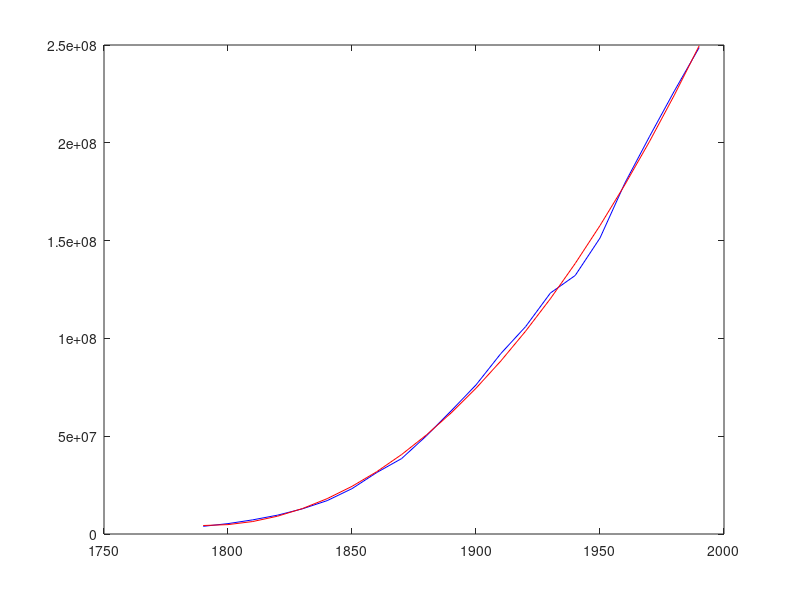

MATLAB code for this plot: (Note: this script raises an error after producing the figure.)
function e_7c()
    x = [1790:10:1990];
    y = load('population.txt')';
    [p S mu] = polyfit(x, y, 3);
    yp = polyval(p, x, S, mu);

    plot(x, y, 'Color', 'blue');
    hold on;
    plot(x, yp, 'Color', 'red');
    hold off;

    b = bondad(y, yp);

    fprintf(1, 'El valor de la bondad es: %.7f\n', b);
end